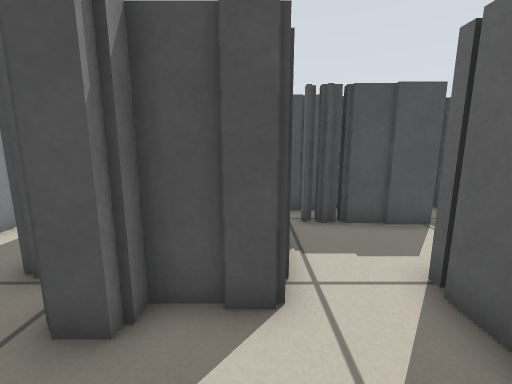
[1] (above)

24 first-person views from a walk through a robot-simulator world made for Stage. The camera is 0.57 m above the floor, tilts 10° down and sees 90° across. The lines on the ground mark 1 m squares. The floor is counted in squares, 0.25 m on a side. Each view is taken from the middle of a square. On the plan, view 1 faces up. The plan holds only what a view shows up to about 17 squares ahead; the rest is blank. The place goes on beyond the plan. Robots are left out.

[2]
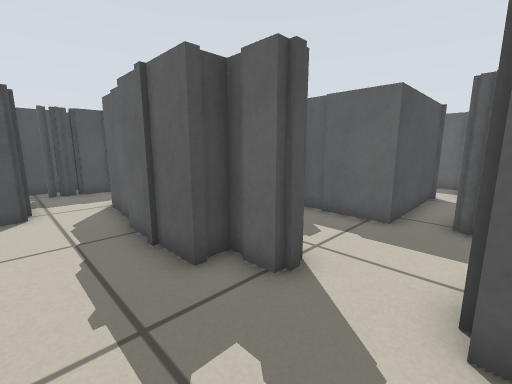

[3]
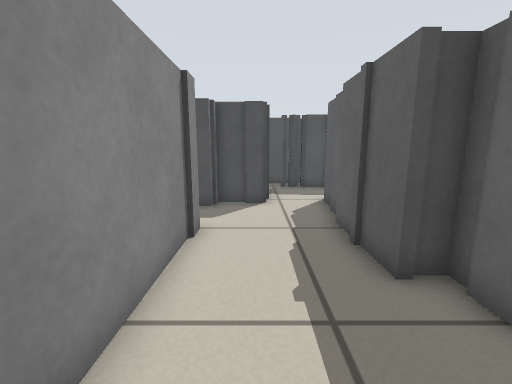

[4]
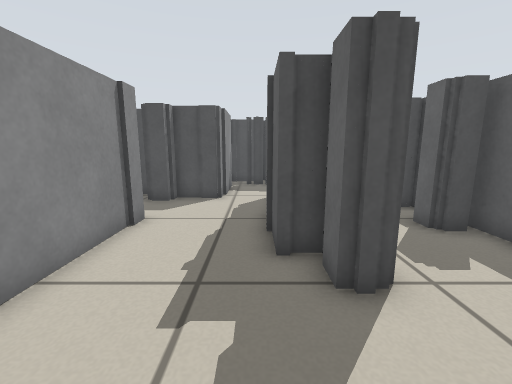

[5]
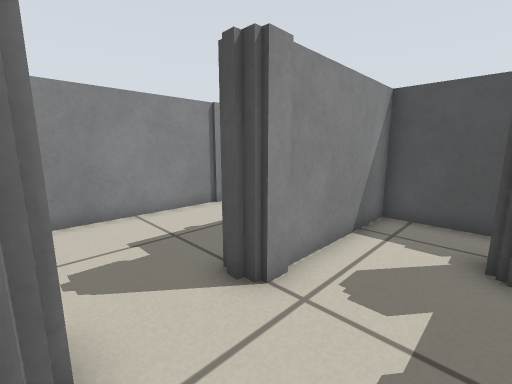

[6]
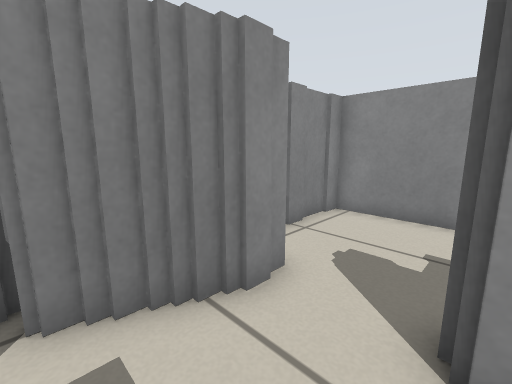

[7]
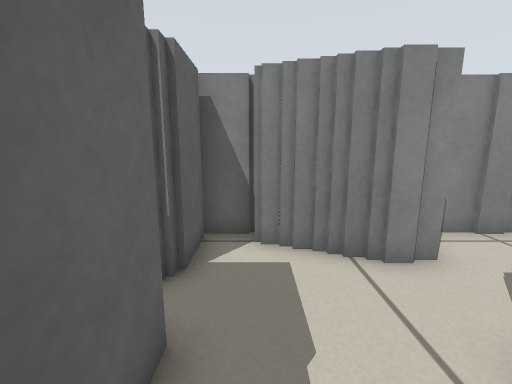

[8]
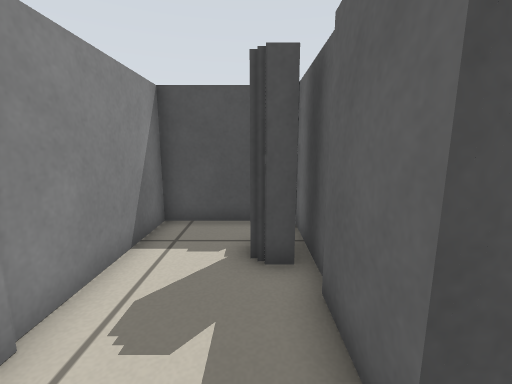

[9]
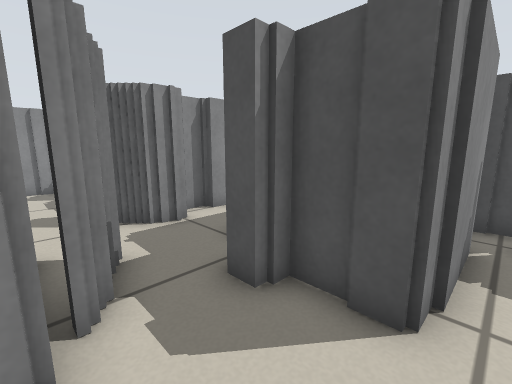

[10]
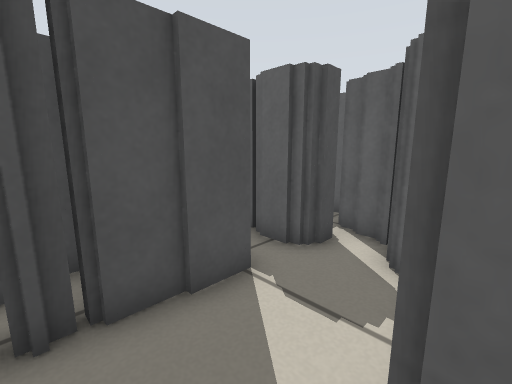

[11]
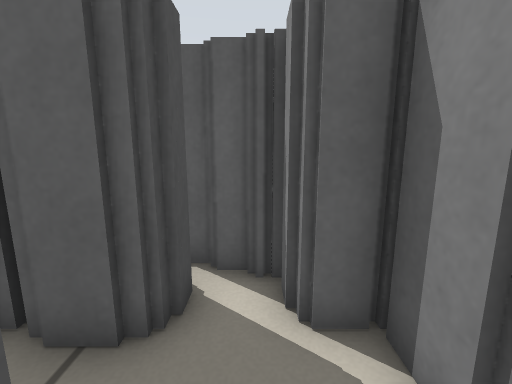

[12]
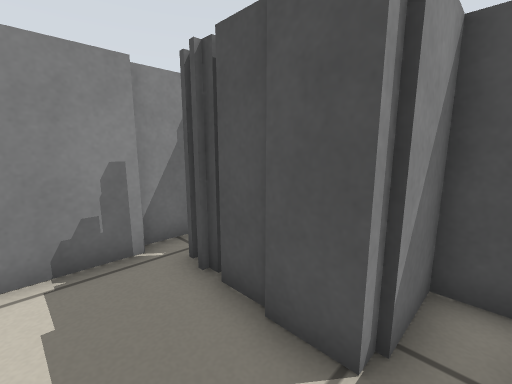

[13]
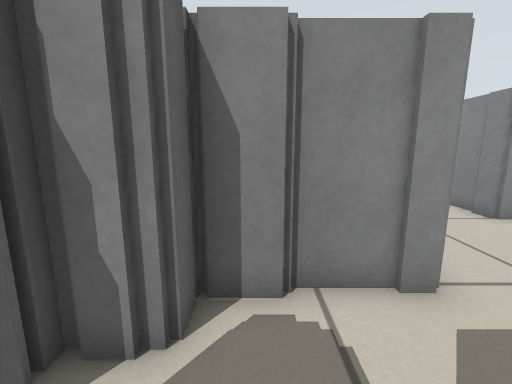

[14]
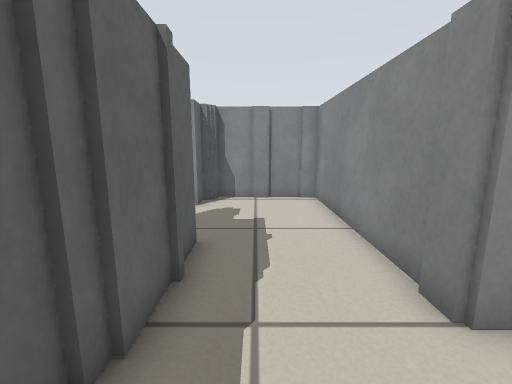

[15]
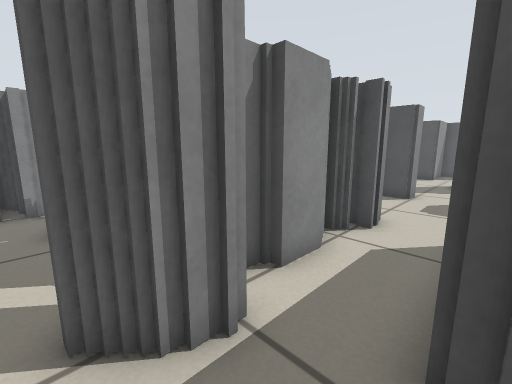

[16]
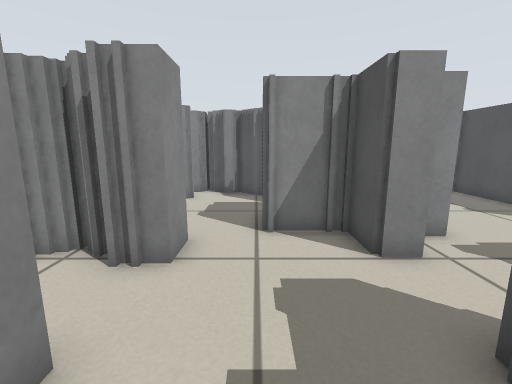

[17]
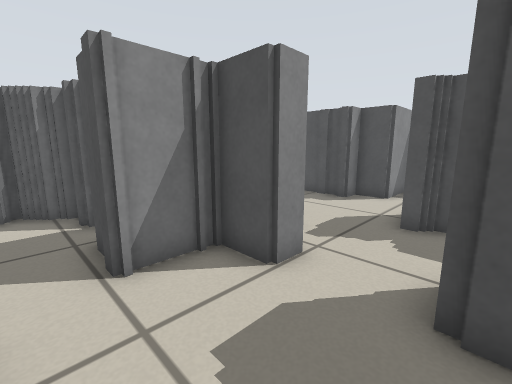

[18]
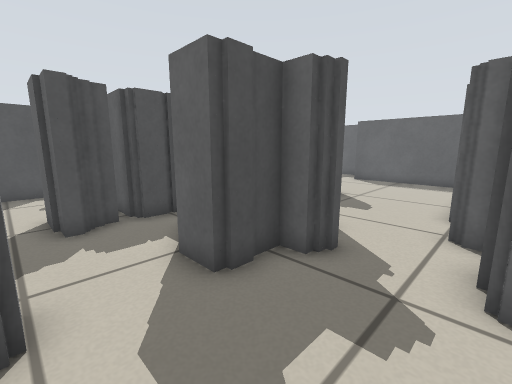

[19]
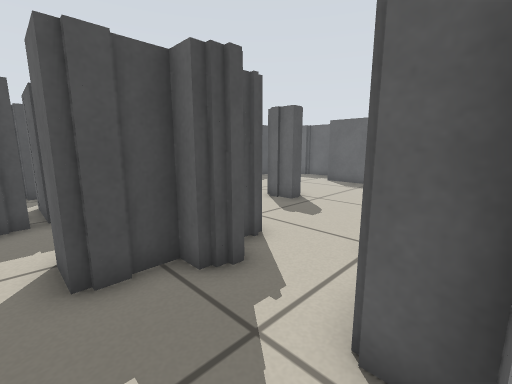

[20]
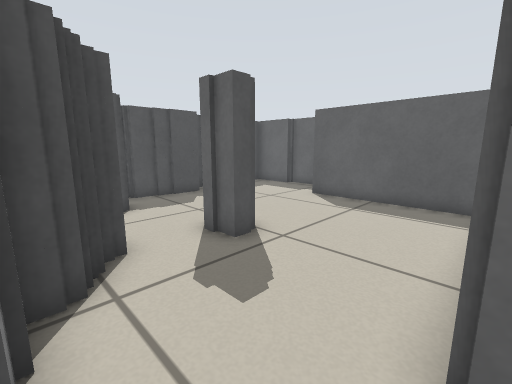

[21]
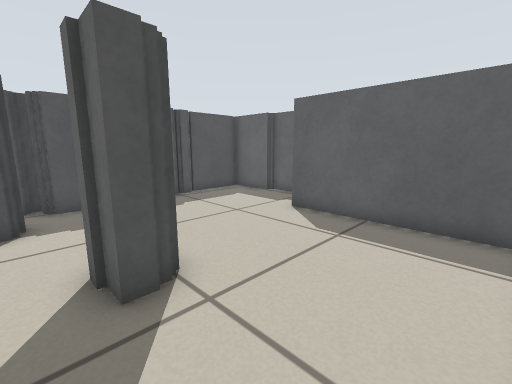

[22]
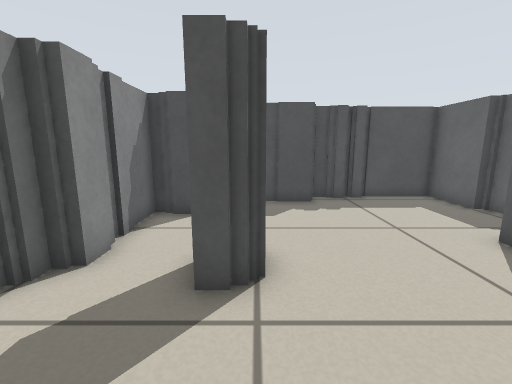

[23]
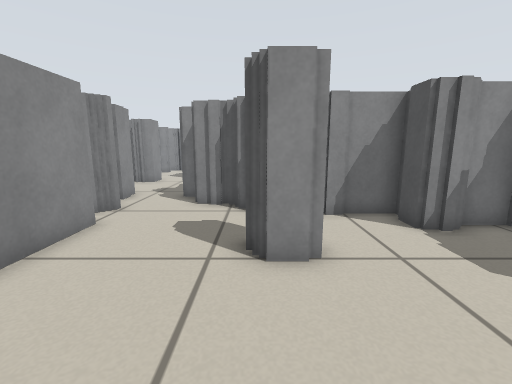

[24]
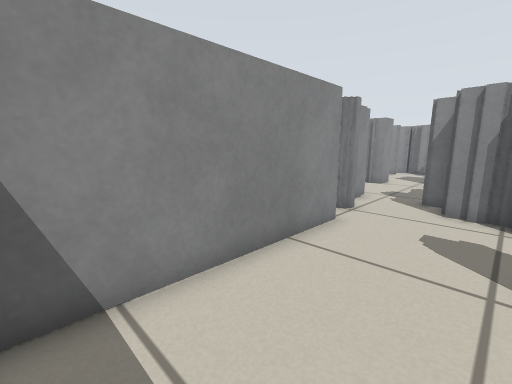

### Floor plan
Key: @ floor where view 1 was taken; # wall or solid block; . floor.
Columns run from 16 left of view 1 to 13 right of it. Each row starts with its distance up from view 1.
 26         ###
 25         #..        ##  #######
 24         #..        #####.....#
 23        ##..        #.........#
 22  #######... #    ###.........#
 21   ........###    #...........#
 20     ......###    ##..........
 19      .....####   ##........#
 18       .......    ##.##.....#
 17         #...    ##..##.....#
 16         #...#   #..........#
 15        ##...#####..........#
 14        # ... ###...........#
 13   ###  #...................#
 12  ###..##.........###########
 11  #...........##### #
 10  #......##..### ## #####
  9 ####.   ##..    ######.#
  8         ##..    ######.#
  7          #..    ##  ##.##
  6          #..    ##......#
  5          #..#   ##.....##
  4          ##.######.#####
  3          ##..####..#####
  2           .........######
  1            ###.....##...#
  0              ##.@.###..##
 -1               #...###..##
 -2               #...###...#
 -3               #...###...#
 -4               #....##...#
 -5               #.........##
 -6               #..........#
 -7               #....####.##
 -8               # ...#  ###
 -9               ######   ##

Positions as (right, up) in squares from view 1, and headings:
1: (0, 0), facing up
2: (0, -7), facing up-right
3: (0, -7), facing up
4: (2, -8), facing up
5: (7, -7), facing up-left
6: (7, -4), facing down-left
7: (7, -2), facing down
8: (7, -6), facing up
9: (1, 0), facing up-left
10: (2, 4), facing up-right
11: (4, 6), facing right
12: (6, 5), facing up-left
13: (6, 8), facing down
14: (1, 3), facing down
15: (-4, 2), facing up-left
16: (-2, 12), facing left
17: (-4, 11), facing up-left
18: (-7, 11), facing up-right
19: (-5, 10), facing up-right
20: (0, 12), facing up-right
21: (3, 13), facing up-right
22: (5, 13), facing up
23: (10, 17), facing left
24: (10, 16), facing down-left
